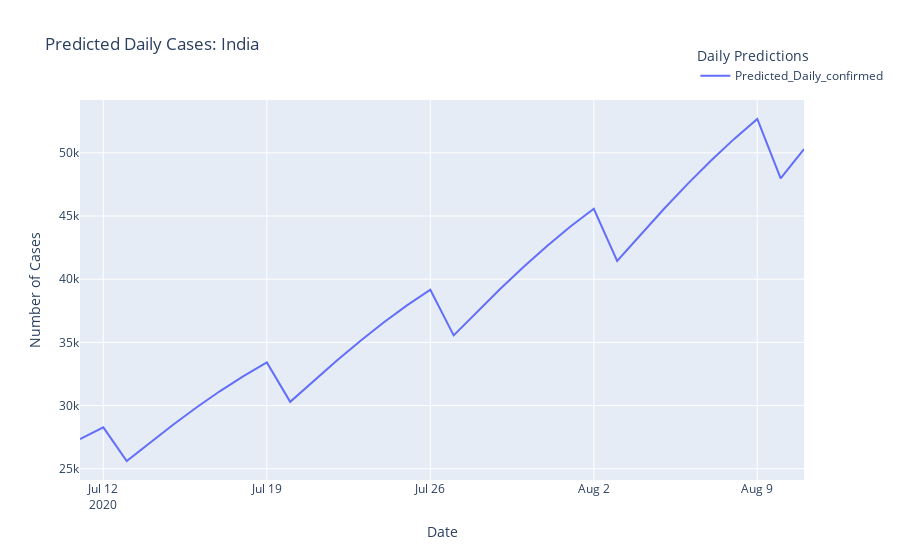

The notebook cell saved with this chart:
### Code cell
pd.options.plotting.backend = "plotly"
fig = x_pre['Predicted_Daily_confirmed'].plot(title='Predicted Daily Cases: India')
fig.update_layout(yaxis=dict(title='Number of Cases'),
                  legend_title_text='Daily Predictions', legend=dict(x=.85, y=1.15),
                 xaxis = dict(title = 'Date'))

### Figure 1 — Plotly figure (JSON) as saved in the notebook; plotly's stock layout.template omitted (floating-point values rounded to 4 significant figures)
{"data": [{"hovertemplate": "variable=Predicted_Daily_confirmed<br>index=%{x}<br>value=%{y}<extra></extra>", "legendgroup": "Predicted_Daily_confirmed", "line": {"color": "#636efa", "dash": "solid"}, "mode": "lines", "name": "Predicted_Daily_confirmed", "orientation": "v", "showlegend": true, "type": "scatter", "x": ["2020-07-11T00:00:00", "2020-07-12T00:00:00", "2020-07-13T00:00:00", "2020-07-14T00:00:00", "2020-07-15T00:00:00", "2020-07-16T00:00:00", "2020-07-17T00:00:00", "2020-07-18T00:00:00", "2020-07-19T00:00:00", "2020-07-20T00:00:00", "2020-07-21T00:00:00", "2020-07-22T00:00:00", "2020-07-23T00:00:00", "2020-07-24T00:00:00", "2020-07-25T00:00:00", "2020-07-26T00:00:00", "2020-07-27T00:00:00", "2020-07-28T00:00:00", "2020-07-29T00:00:00", "2020-07-30T00:00:00", "2020-07-31T00:00:00", "2020-08-01T00:00:00", "2020-08-02T00:00:00", "2020-08-03T00:00:00", "2020-08-04T00:00:00", "2020-08-05T00:00:00", "2020-08-06T00:00:00", "2020-08-07T00:00:00", "2020-08-08T00:00:00", "2020-08-09T00:00:00", "2020-08-10T00:00:00", "2020-08-11T00:00:00"], "xaxis": "x", "y": [27350.0, 28270.0, 25610.0, 27080.0, 28500.0, 29860.0, 31150.0, 32340.0, 33410.0, 30290.0, 31950.0, 33570.0, 35110.0, 36570.0, 37930.0, 39160.0, 35550.0, 37430.0, 39240.0, 40980.0, 42630.0, 44170.0, 45570.0, 41440.0, 43530.0, 45560.0, 47500.0, 49350.0, 51080.0, 52680.0, 47980.0, 50300.0], "yaxis": "y"}], "layout": {"legend": {"title": {"text": "Daily Predictions"}, "tracegroupgap": 0, "x": 0.85, "y": 1.15}, "title": {"text": "Predicted Daily Cases: India"}, "xaxis": {"anchor": "y", "domain": [0, 1], "title": {"text": "Date"}}, "yaxis": {"anchor": "x", "domain": [0, 1], "title": {"text": "Number of Cases"}}}}
